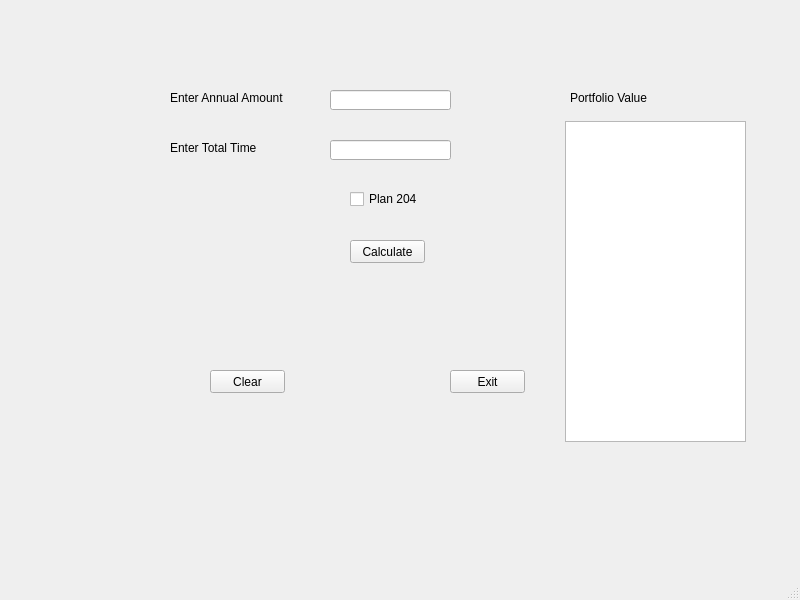
<?xml version="1.0" encoding="UTF-8"?>
<ui version="4.0">
 <class>MainWindow</class>
 <widget class="QMainWindow" name="MainWindow">
  <property name="geometry">
   <rect>
    <x>0</x>
    <y>0</y>
    <width>800</width>
    <height>600</height>
   </rect>
  </property>
  <property name="windowTitle">
   <string>MainWindow</string>
  </property>
  <widget class="QWidget" name="centralwidget">
   <widget class="QPushButton" name="btnCalculate">
    <property name="geometry">
     <rect>
      <x>350</x>
      <y>240</y>
      <width>75</width>
      <height>23</height>
     </rect>
    </property>
    <property name="text">
     <string>Calculate</string>
    </property>
   </widget>
   <widget class="QListWidget" name="lstPortfolio">
    <property name="geometry">
     <rect>
      <x>565</x>
      <y>121</y>
      <width>181</width>
      <height>321</height>
     </rect>
    </property>
   </widget>
   <widget class="QLabel" name="lblAnnual">
    <property name="geometry">
     <rect>
      <x>170</x>
      <y>90</y>
      <width>151</width>
      <height>16</height>
     </rect>
    </property>
    <property name="text">
     <string>Enter Annual Amount</string>
    </property>
   </widget>
   <widget class="QLineEdit" name="txtAnnual">
    <property name="geometry">
     <rect>
      <x>330</x>
      <y>90</y>
      <width>121</width>
      <height>20</height>
     </rect>
    </property>
   </widget>
   <widget class="QLabel" name="lblTime">
    <property name="geometry">
     <rect>
      <x>170</x>
      <y>140</y>
      <width>151</width>
      <height>16</height>
     </rect>
    </property>
    <property name="text">
     <string>Enter Total Time</string>
    </property>
   </widget>
   <widget class="QLineEdit" name="txtTime">
    <property name="geometry">
     <rect>
      <x>330</x>
      <y>140</y>
      <width>121</width>
      <height>20</height>
     </rect>
    </property>
   </widget>
   <widget class="QCheckBox" name="chkPlan">
    <property name="geometry">
     <rect>
      <x>350</x>
      <y>190</y>
      <width>67</width>
      <height>18</height>
     </rect>
    </property>
    <property name="text">
     <string>Plan 2040</string>
    </property>
   </widget>
   <widget class="QLabel" name="lblPortfolio">
    <property name="geometry">
     <rect>
      <x>570</x>
      <y>90</y>
      <width>151</width>
      <height>16</height>
     </rect>
    </property>
    <property name="text">
     <string>Portfolio Value</string>
    </property>
   </widget>
   <widget class="QPushButton" name="btnClear">
    <property name="geometry">
     <rect>
      <x>210</x>
      <y>370</y>
      <width>75</width>
      <height>23</height>
     </rect>
    </property>
    <property name="text">
     <string>Clear</string>
    </property>
   </widget>
   <widget class="QPushButton" name="btnExit">
    <property name="geometry">
     <rect>
      <x>450</x>
      <y>370</y>
      <width>75</width>
      <height>23</height>
     </rect>
    </property>
    <property name="text">
     <string>Exit</string>
    </property>
   </widget>
  </widget>
  <widget class="QMenuBar" name="menubar">
   <property name="geometry">
    <rect>
     <x>0</x>
     <y>0</y>
     <width>800</width>
     <height>22</height>
    </rect>
   </property>
  </widget>
  <widget class="QStatusBar" name="statusbar"/>
 </widget>
 <resources/>
 <connections/>
</ui>
